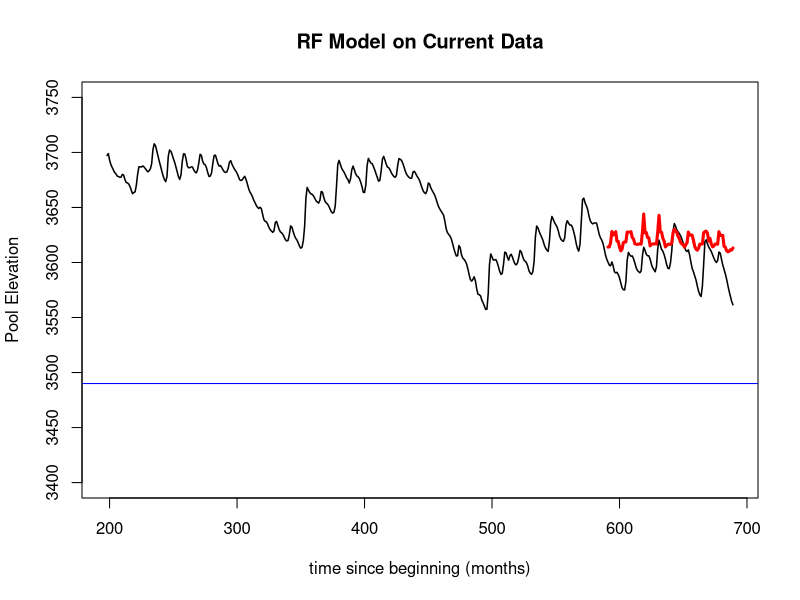
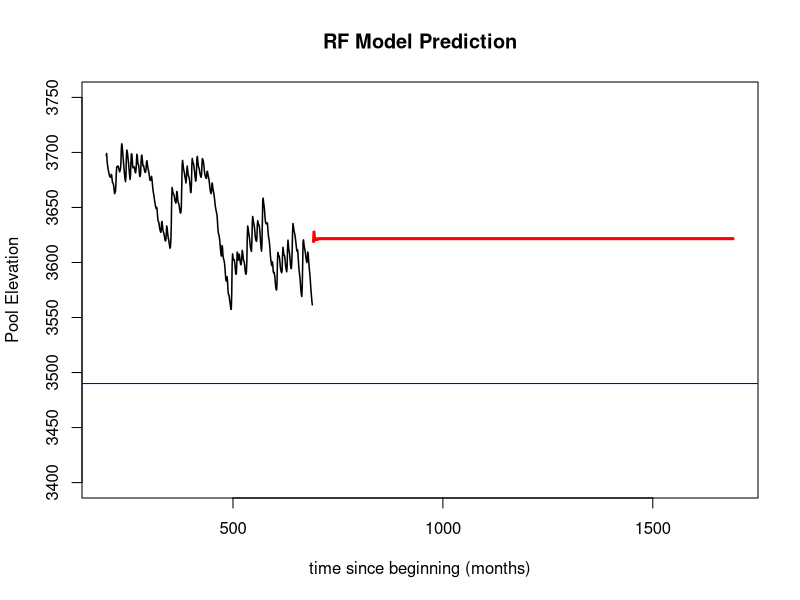
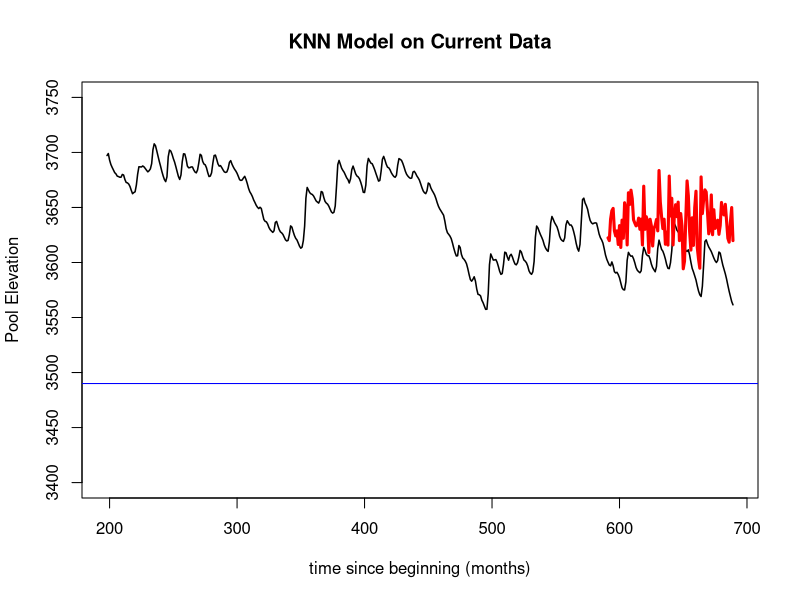
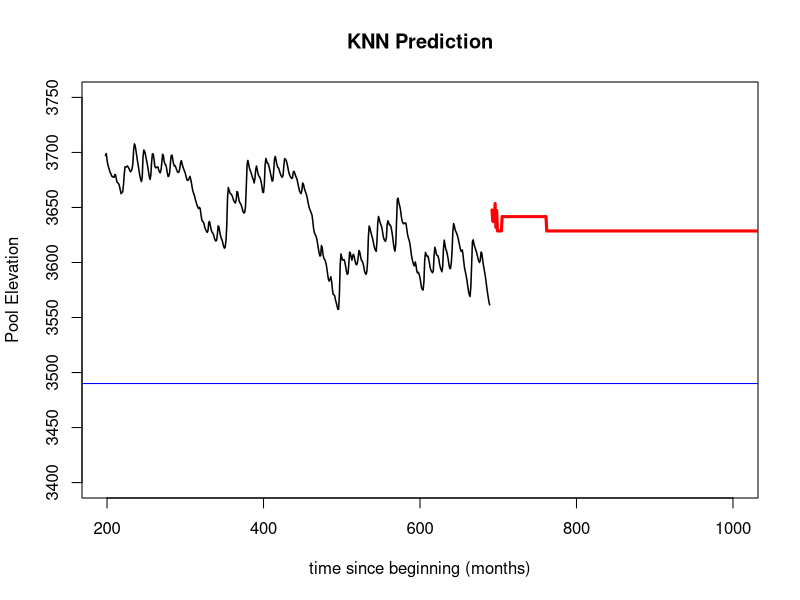
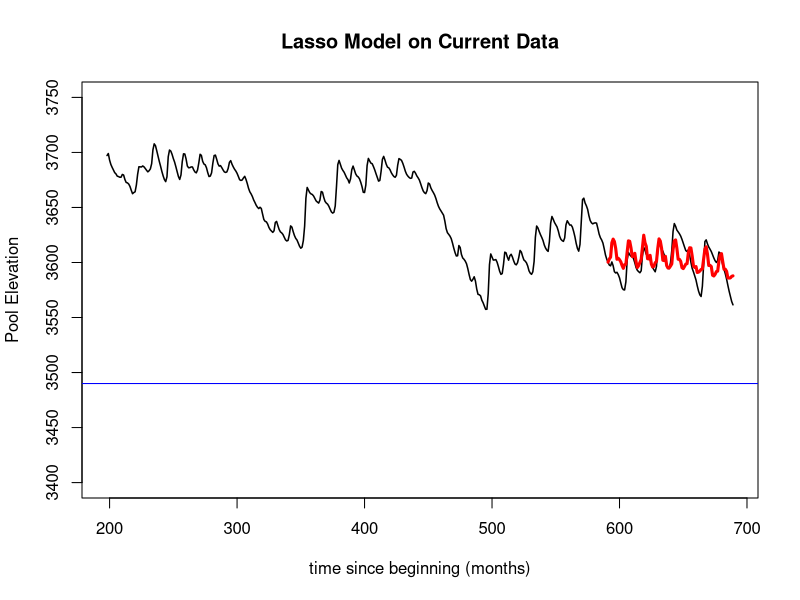
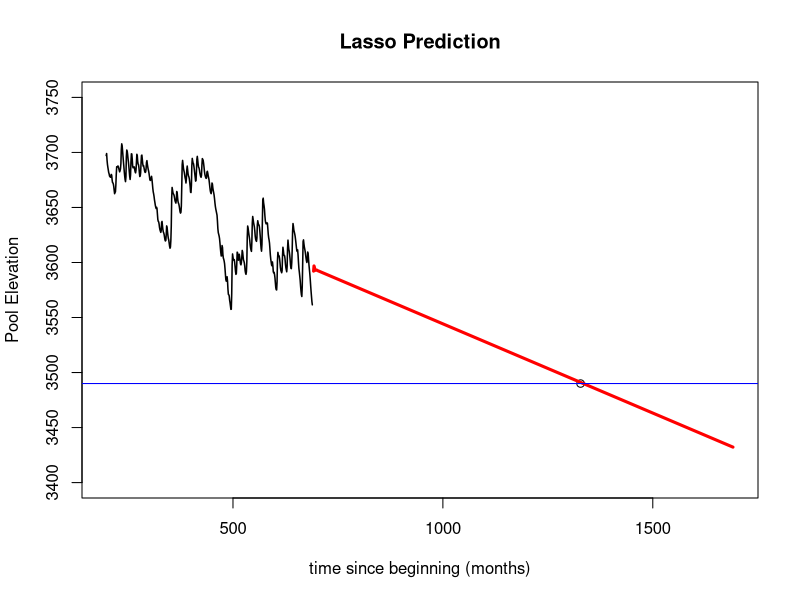

These charts were generated, in order, by the following R code:
## ---- chunk 1
knitr::opts_chunk$set(echo = TRUE)
## ---- chunk 2
library(lubridate)
library(forecast)
library(caret)
## ---- chunk 3
dat <- read.csv("Lake_Powell_Data.csv")

# Aggregate by each month (by minimum)
dat$YEAR_MONTH <- paste0(year(mdy(dat$datetime)), "_", month(mdy(dat$datetime)))

dat2 <- aggregate(dat[, 2:6], list(dat$YEAR_MONTH), mean)

dat2$YEAR <- as.numeric(sapply(dat2$Group.1, function(x) unlist(strsplit(x, "_"))[1]))
dat2$MONTH <- as.numeric(sapply(dat2$Group.1, function(x) unlist(strsplit(x, "_"))[2]))

dat2$MONTHS_SINCE_BEG <- (dat2$YEAR - 1963) * 12 + (dat2$MONTH - 12)

# order by months since beginning
dat2 <- dat2[order(dat2$MONTHS_SINCE_BEG, decreasing = FALSE), ]

# start from month 197 To get to Jun 1980
dat2 <- dat2[dat2$MONTHS_SINCE_BEG > 197, ]
dat2
## ---- chunk 4
# normalize<- function(x){
#   return ((x-min(x))/(max(x)-min(x)))
# }
# dat2$total.inflows <-normalize(dat2$total.inflows)
# dat2$total.release <-normalize(dat2$total.release)
# dat2$evaporation <- normalize(dat2$evaporation)
# dat2$power.release <- normalize(dat2$power.release)
# dat2$MONTHS_SINCE_BEG <-normalize(dat2$MONTHS_SINCE_BEG)
# dat2$pool.elevation <- normalize(dat2$pool.elevation)
# dat2
# 

## ---- chunk 5
# 80% in training - 20% testing split
train_idx <- seq_len(nrow(dat2) * .8)

train_dat <- dat2[train_idx, ]
test_dat <- dat2[-train_idx, ]
## ---- chunk 6
# forecast each predictor -------------------------------------------------
for_plot <- list()
all_fcasts <- list()
for (variable in c("total.inflows", "total.release", "evaporation", "power.release")) {
    tmp <- ts(dat2[, variable], frequency = 1, start = 200)
    fit <- auto.arima(tmp)
    fcast <- forecast(fit, h = 1000)
    for_plot[[variable]]  <- fcast
    fcast <- as.data.frame(fcast)
    all_fcasts[[variable]] <- fcast
}

## ---- chunk 7
# Create control function for training with 10 folds. search method is grid.
control <- trainControl(method = "cv", 
                        number = 10, 
                        search = "grid")

## ---- chunk 8

# Create tunegrid with 15 values from 1:15 for mtry to tunning model. Our train function will change number of entry variable at each split according to tunegrid. 
tunegrid <- expand.grid(.mtry = (1:15)) 

rf_gridsearch <- train(pool.elevation ~ MONTHS_SINCE_BEG + total.inflows + total.release + evaporation + power.release,
                       data = train_dat,
                       method = "rf",
                       metric = "RMSE",
                       trControl = control,
                       tuneGrid = tunegrid)
print(rf_gridsearch)
varImp(rf_gridsearch)


predictions <- predict(rf_gridsearch, newdata = test_dat)

MSE_test <- sum((test_dat$pool.elevation - predictions)^2) / nrow(test_dat)
RF_RMSE <- sqrt(MSE_test)
cat("RF_RMSE ",RF_RMSE)


plot(dat2$MONTHS_SINCE_BEG, dat2$pool.elevation, type =  "l", lty = 1, lwd = 1.5,
     xlab = "time since beginning (months)", ylab = "Pool Elevation", ylim = c(3400, 3750), main="RF Model on Current Data")
lines(test_dat$MONTHS_SINCE_BEG, predictions, col = "red", lwd = 3)
abline(h = 3490, col = "blue")

## ---- chunk 9
# forecast pool elevation
all_predictions <- c()
for (t in rownames(all_fcasts$total.inflows)) {
    tmp <- predict(rf_gridsearch,
                   newdata = data.frame(MONTHS_SINCE_BEG = as.numeric(t), 
                                        total.inflows = all_fcasts$total.inflows[t, "Point Forecast"],
                                        total.release = all_fcasts$total.release[t, "Point Forecast"],
                                        evaporation = all_fcasts$evaporation[t, "Point Forecast"],
                                        power.release = all_fcasts$power.release[t, "Point Forecast"]))
    
    all_predictions <- c(all_predictions, tmp)
}

names(all_predictions) <- rownames(all_fcasts$total.inflows)




plot(dat2$MONTHS_SINCE_BEG, dat2$pool.elevation, type =  "l", lty = 1, lwd = 1.5,
     xlab = "time since beginning (months)", ylab = "Pool Elevation", ylim = c(3400, 3750), 
     xlim = c(200, max(as.numeric(rownames(all_fcasts$total.inflows)))), main="RF Model Prediction")
lines(as.numeric(names(all_predictions)), all_predictions, col = "red", lwd = 3)
abline(h = 3490, col = "blue")
## ---- chunk 10


knn_model <- train(pool.elevation ~ MONTHS_SINCE_BEG + total.inflows + total.release + evaporation + power.release,
                       data = train_dat,
                       method = "knn",
                       metric = "RMSE",
                       trControl = control)
print(knn_model)
varImp(knn_model)

predictions <- predict(knn_model, newdata = test_dat)

MSE_test <- sum((test_dat$pool.elevation - predictions)^2) / nrow(test_dat)

#TODO figure out this
(RMSE <- sqrt(MSE_test))

plot(dat2$MONTHS_SINCE_BEG, dat2$pool.elevation, type =  "l", lty = 1, lwd = 1.5,
     xlab = "time since beginning (months)", ylab = "Pool Elevation", ylim = c(3400, 3750), main="KNN Model on Current Data")
lines(test_dat$MONTHS_SINCE_BEG, predictions, col = "red", lwd = 3)
abline(h = 3490, col = "blue")
## ---- chunk 11
summary(dat2)
## ---- chunk 12
all_predictions <- c()
for (t in rownames(all_fcasts$total.inflows)) {
    tmp <- predict(knn_model,
                   newdata = data.frame(MONTHS_SINCE_BEG = as.numeric(t), 
                                        total.inflows = all_fcasts$total.inflows[t, "Point Forecast"],
                                        total.release = all_fcasts$total.release[t, "Point Forecast"],
                                        evaporation = all_fcasts$evaporation[t, "Point Forecast"],
                                        power.release = all_fcasts$power.release[t, "Point Forecast"]))
    
    all_predictions <- c(all_predictions, tmp)
}


names(all_predictions) <- rownames(all_fcasts$total.inflows)


plot(dat2$MONTHS_SINCE_BEG, dat2$pool.elevation, type =  "l", lty = 1, lwd = 1.5,
     xlab = "time since beginning (months)", ylab = "Pool Elevation", ylim = c(3400, 3750), xlim = c(200, 1000), main= "KNN Prediction")
lines(as.numeric(names(all_predictions)), all_predictions, col = "red", lwd = 3)
abline(h = 3490, col = "blue")
## ---- chunk 13
lambda <- 10^seq(2, -3, length = 100)
lasso_model <- train(pool.elevation ~ MONTHS_SINCE_BEG + total.inflows + total.release + evaporation + power.release,
                   data = train_dat,
                   method = "glmnet",
                   metric = "RMSE",
                   trControl = control,
                   tuneGrid = expand.grid(alpha = 1, lambda = lambda))

print(lasso_model)
varImp(lasso_model)

predictions <- predict(lasso_model, newdata = test_dat)

MSE_test <- sum((test_dat$pool.elevation - predictions)^2) / nrow(test_dat)
(RMSE <- sqrt(MSE_test))

plot(dat2$MONTHS_SINCE_BEG, dat2$pool.elevation, type =  "l", lty = 1, lwd = 1.5,
     xlab = "time since beginning (months)", ylab = "Pool Elevation", ylim = c(3400, 3750), main="Lasso Model on Current Data")
lines(test_dat$MONTHS_SINCE_BEG, predictions, col = "red", lwd = 3)
abline(h = 3490, col = "blue")

## ---- chunk 14
# forecast pool elevation
all_predictions <- c()
for (t in rownames(all_fcasts$total.inflows)) {
    tmp <- predict(lasso_model,
                   newdata = data.frame(MONTHS_SINCE_BEG = as.numeric(t), 
                                        total.inflows = all_fcasts$total.inflows[t, "Point Forecast"],
                                        total.release = all_fcasts$total.release[t, "Point Forecast"],
                                        evaporation = all_fcasts$evaporation[t, "Point Forecast"],
                                        power.release = all_fcasts$power.release[t, "Point Forecast"]))
    
    all_predictions <- c(all_predictions, tmp)
}


names(all_predictions) <- rownames(all_fcasts$total.inflows)


plot(dat2$MONTHS_SINCE_BEG, dat2$pool.elevation, type =  "l", lty = 1, lwd = 1.5,
     xlab = "time since beginning (months)", ylab = "Pool Elevation", ylim = c(3400, 3750), xlim = c(200, max(as.numeric(rownames(all_fcasts$total.inflows)))), main="Lasso Prediction")+points(x=1328, y=3490)
lines(as.numeric(names(all_predictions)), all_predictions, col = "red", lwd = 3)
abline(h = 3490, col = "blue")
## ---- chunk 15
all_predictions
